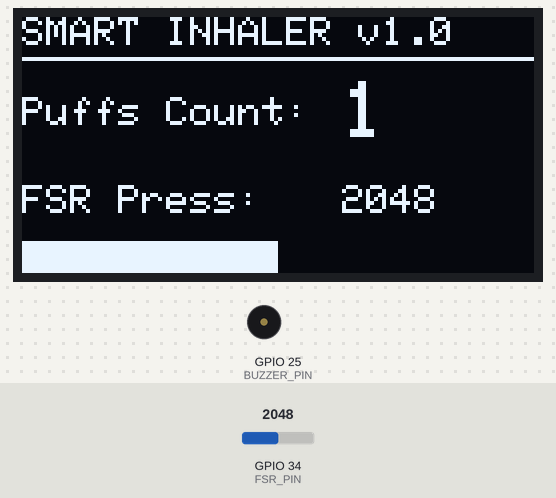
Bench run of a sketch on a simulated ESP32. On the bench: 128×64 one-colour display, buzzer (waves = sounding, pin HIGH). The inputs (shaded band) are chosen by the test bench; at power-on: GPIO 34 (FSR_PIN) = 2048. What the sketch prints to the serial monitor is not drawn.

Above: at 3.2 s.
3.3 s: GPIO 34 (FSR_PIN) set to 2866
At 4.0 s:
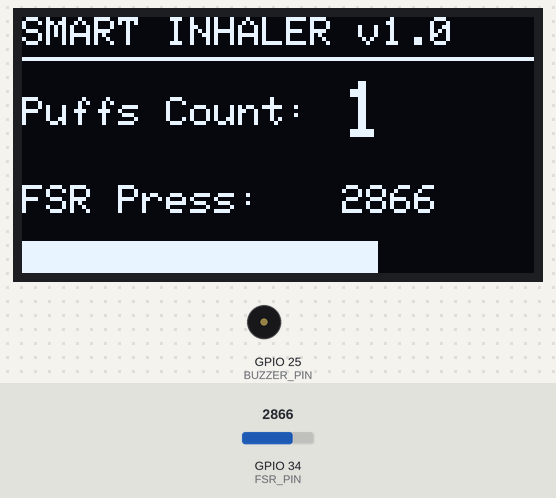
4.8 s: GPIO 34 (FSR_PIN) set to 3603
At 5.3 s:
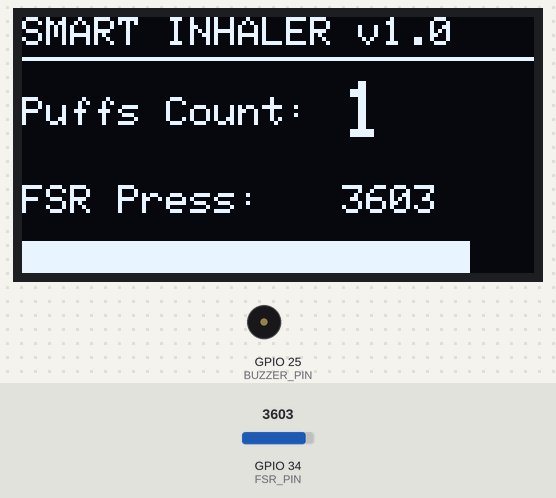
6.3 s: GPIO 34 (FSR_PIN) set to 4095
At 7.8 s:
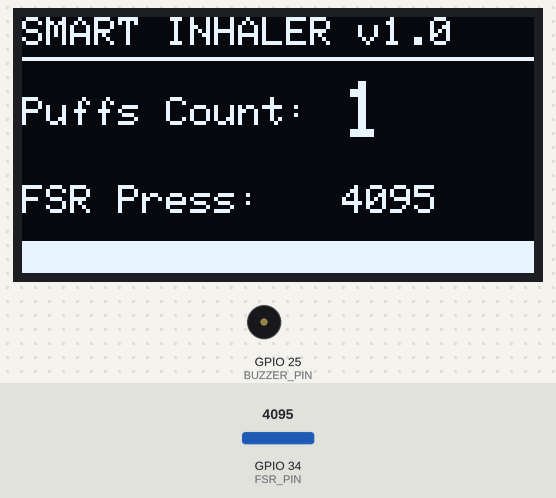
Timing chart, 0 to 9.3 s (numbered marks = the images above; inputs shaded):
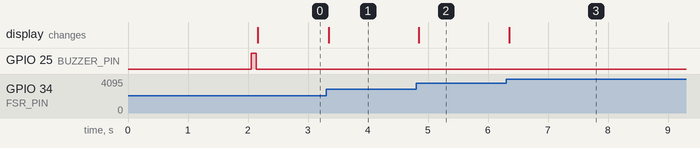

The sketch:

Smart_Inhaler.ino.ino
```cpp
/* ====================================================================
 * PROJECT:    IoT-Based Smart Inhaler (Team ELECTROX)
 * PLATFORM:   ESP32 DevKit V1
 * FEATURES:   FSR Pressure Sensing, SSD1306 OLED Mirror,
 *             3-Puff/10s Emergency Detection, Web Serial JSON Stream
 * ==================================================================== */

#include <Wire.h>
#include <Adafruit_GFX.h>
#include <Adafruit_SSD1306.h>

// --------------------------------------------------------------------
// PIN & HARDWARE DEFINITIONS
// --------------------------------------------------------------------
#define FSR_PIN           34    // Analog Input pin for Force Sensitive Resistor
#define BUZZER_PIN        25    // Digital Output pin for Active Buzzer
#define SDA_PIN           21    // I2C SDA Pin
#define SCL_PIN           22    // I2C SCL Pin

#define SCREEN_WIDTH      128   // OLED width in pixels
#define SCREEN_HEIGHT     64    // OLED height in pixels
#define OLED_RESET        -1    // Reset pin (-1 if sharing ESP32 reset)
#define OLED_ADDRESS      0x3C  // I2C Address for 0.96" SSD1306 OLED

// --------------------------------------------------------------------
// ALGORITHM THRESHOLDS & CONSTANTS
// --------------------------------------------------------------------
#define FSR_THRESHOLD     500   // ADC trigger value (Range: 0 - 4095)
#define TIME_WINDOW_MS    10000 // 10 Seconds window for emergency check (in ms)
#define MAX_PUFF_HISTORY  20    // Circular buffer size for timestamps

// --------------------------------------------------------------------
// GLOBAL OBJECTS & VARIABLES
// --------------------------------------------------------------------
Adafruit_SSD1306 display(SCREEN_WIDTH, SCREEN_HEIGHT, &Wire, OLED_RESET);

int totalPuffs = 0;
bool isPressed = false;
int currentFsrReading = 0;

// Sliding Time-Window Timestamp Storage
unsigned long puffTimestamps[MAX_PUFF_HISTORY];
int timestampCount = 0;

// Emergency Siren State
bool isEmergency = false;
unsigned long emergencyStartTime = 0;
const unsigned long EMERGENCY_DURATION = 4000; // Alarm duration in ms (4 seconds)

// Serial JSON Broadcast Rate Limiter
unsigned long lastSerialSendTime = 0;
const unsigned long SERIAL_INTERVAL = 100; // Broadcast JSON every 100ms (10Hz)

// --------------------------------------------------------------------
// FUNCTION DECLARATIONS
// --------------------------------------------------------------------
void recordPuff(unsigned long currentTime);
int getPuffsInWindow(unsigned long currentTime);
void triggerEmergency();
void handleBuzzerAlerts(unsigned long currentTime);
void updateOLEDDisplay();
void streamJSONData();

// --------------------------------------------------------------------
// SETUP FUNCTION
// --------------------------------------------------------------------
void setup() {
  // Initialize High-Speed Serial Output for Web Serial API
  Serial.begin(115200);

  // Pin Modes
  pinMode(FSR_PIN, INPUT);
  pinMode(BUZZER_PIN, OUTPUT);
  digitalWrite(BUZZER_PIN, LOW);

  // Initialize I2C Communication
  Wire.begin(SDA_PIN, SCL_PIN);

  // Initialize SSD1306 OLED Display
  if (!display.begin(SSD1306_SWITCHCAPVCC, OLED_ADDRESS)) {
    Serial.println(F("OLED Allocation Failed! Check Wiring."));
    for (;;); // Stop execution if OLED missing
  }

  // Display Splash Screen
  display.clearDisplay();
  display.setTextSize(1);
  display.setTextColor(SSD1306_WHITE);
  display.setCursor(15, 10);
  display.println(F("TEAM ELECTROX"));
  display.setCursor(10, 30);
  display.setTextSize(2);
  display.println(F("SMART INHALER"));
  display.setCursor(20, 50);
  display.setTextSize(1);
  display.println(F("SYSTEM READY"));
  display.display();
  delay(2000);
}

// --------------------------------------------------------------------
// MAIN LOOP
// --------------------------------------------------------------------
void loop() {
  unsigned long currentTime = millis();

  // 1. Read Analog Pressure Sensor (FSR)
  currentFsrReading = analogRead(FSR_PIN);

  // 2. Debouncing & Edge-Detection Logic (State Machine)
  if (currentFsrReading > FSR_THRESHOLD && !isPressed) {
    // RISING EDGE DETECTED: New Puff Event!
    isPressed = true;
    totalPuffs++;

    // Play quick single confirmation beep
    digitalWrite(BUZZER_PIN, HIGH);
    delay(80);
    digitalWrite(BUZZER_PIN, LOW);

    // Record timestamp and check for Overdose Condition
    recordPuff(currentTime);

  } else if (currentFsrReading <= FSR_THRESHOLD && isPressed) {
    // FALLING EDGE DETECTED: Canister Released
    isPressed = false;
  }

  // 3. Handle Non-blocking Emergency Siren Buzzer Logic
  handleBuzzerAlerts(currentTime);

  // 4. Send JSON Payload over Serial to Web Dashboard
  if (currentTime - lastSerialSendTime >= SERIAL_INTERVAL) {
    streamJSONData();
    lastSerialSendTime = currentTime;
  }

  // 5. Update Local Physical OLED Screen
  updateOLEDDisplay();

  delay(10); // Small loop stability delay
}

// --------------------------------------------------------------------
// RECORD PUFF & OVERDOSE SLIDING-WINDOW ALGORITHM
// --------------------------------------------------------------------
void recordPuff(unsigned long currentTime) {
  // Store timestamp in ring buffer
  if (timestampCount < MAX_PUFF_HISTORY) {
    puffTimestamps[timestampCount] = currentTime;
    timestampCount++;
  } else {
    // Shift left to make room for newest timestamp
    for (int i = 0; i < MAX_PUFF_HISTORY - 1; i++) {
      puffTimestamps[i] = puffTimestamps[i + 1];
    }
    puffTimestamps[MAX_PUFF_HISTORY - 1] = currentTime;
  }

  // Calculate puffs within the 10-second window
  int recentPuffs = getPuffsInWindow(currentTime);

  // Check Overdose Threshold (3 or more puffs in 10 seconds)
  if (recentPuffs >= 3) {
    triggerEmergency();
  }
}

// Returns the count of puffs occurring within the last TIME_WINDOW_MS (10 seconds)
int getPuffsInWindow(unsigned long currentTime) {
  int count = 0;
  for (int i = 0; i < timestampCount; i++) {
    if ((currentTime - puffTimestamps[i]) <= TIME_WINDOW_MS) {
      count++;
    }
  }
  return count;
}

void triggerEmergency() {
  isEmergency = true;
  emergencyStartTime = millis();
}

// --------------------------------------------------------------------
// NON-BLOCKING BUZZER ALARM (SIREN EFFECT)
// --------------------------------------------------------------------
void handleBuzzerAlerts(unsigned long currentTime) {
  if (isEmergency) {
    if (currentTime - emergencyStartTime <= EMERGENCY_DURATION) {
      // Rapid pulse alarm for emergency condition
      bool state = ((currentTime / 100) % 2 == 0);
      digitalWrite(BUZZER_PIN, state ? HIGH : LOW);
    } else {
      // Emergency alarm time expired
      isEmergency = false;
      digitalWrite(BUZZER_PIN, LOW);
    }
  }
}

// --------------------------------------------------------------------
// OLED RENDERER
// --------------------------------------------------------------------
void updateOLEDDisplay() {
  display.clearDisplay();

  if (isEmergency) {
    // EMERGENCY SCREEN STATE
    display.fillRect(0, 0, 128, 64, SSD1306_WHITE);
    display.setTextColor(SSD1306_BLACK);
    display.setCursor(14, 12);
    display.setTextSize(2);
    display.println(F("OVERDOSE!"));
    display.setTextSize(1);
    display.setCursor(10, 38);
    display.println(F("> 3 Puffs in 10s <"));
    display.setCursor(20, 50);
    display.println(F("PAUSE INHALATION"));
  } else {
    // NORMAL MONITORING STATE
    display.setTextColor(SSD1306_WHITE);

    // Header Bar
    display.setTextSize(1);
    display.setCursor(0, 0);
    display.println(F("SMART INHALER v1.0"));
    display.drawLine(0, 10, 128, 10, SSD1306_WHITE);

    // Total Puff Display
    display.setCursor(0, 20);
    display.println(F("Puffs Count:"));
    display.setCursor(80, 16);
    display.setTextSize(2);
    display.println(totalPuffs);

    // Pressure Reading Display
    display.setTextSize(1);
    display.setCursor(0, 42);
    display.println(F("FSR Press:"));
    display.setCursor(80, 42);
    display.println(currentFsrReading);

    // Dynamic Pressure Bar Graph at bottom
    int barWidth = map(constrain(currentFsrReading, 0, 4095), 0, 4095, 0, 128);
    display.fillRect(0, 56, barWidth, 8, SSD1306_WHITE);
  }

  display.display();
}

// --------------------------------------------------------------------
// SERIAL JSON BROADCASTER (For Web Serial Dashboard)
// --------------------------------------------------------------------
void streamJSONData() {
  // Output format: {"puffs":3,"fsr":820}
  Serial.print("{\"puffs\":");
  Serial.print(totalPuffs);
  Serial.print(",\"fsr\":");
  Serial.print(currentFsrReading);
  Serial.println("}");
}
```

Measured:
- after the input at 3.3 s, the display: changes at once (image 1)
- after the input at 4.8 s, the display: changes after 0.05 s (image 2)
- after the input at 6.3 s, the display: changes after 0.05 s (image 3)
